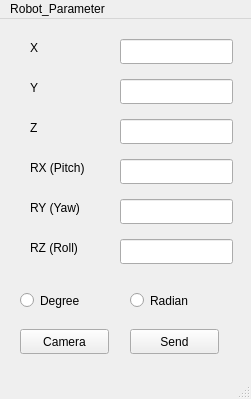
<?xml version="1.0" encoding="UTF-8"?>
<ui version="4.0">
 <class>MainWindow</class>
 <widget class="QMainWindow" name="MainWindow">
  <property name="geometry">
   <rect>
    <x>0</x>
    <y>0</y>
    <width>251</width>
    <height>399</height>
   </rect>
  </property>
  <property name="windowTitle">
   <string>MainWindow</string>
  </property>
  <widget class="QWidget" name="centralwidget">
   <widget class="QLineEdit" name="lineEdit">
    <property name="geometry">
     <rect>
      <x>120</x>
      <y>20</y>
      <width>113</width>
      <height>25</height>
     </rect>
    </property>
    <property name="text">
     <string/>
    </property>
   </widget>
   <widget class="QLineEdit" name="lineEdit_2">
    <property name="geometry">
     <rect>
      <x>120</x>
      <y>60</y>
      <width>113</width>
      <height>25</height>
     </rect>
    </property>
   </widget>
   <widget class="QLineEdit" name="lineEdit_3">
    <property name="geometry">
     <rect>
      <x>120</x>
      <y>100</y>
      <width>113</width>
      <height>25</height>
     </rect>
    </property>
   </widget>
   <widget class="QLineEdit" name="lineEdit_4">
    <property name="geometry">
     <rect>
      <x>120</x>
      <y>140</y>
      <width>113</width>
      <height>25</height>
     </rect>
    </property>
   </widget>
   <widget class="QLineEdit" name="lineEdit_5">
    <property name="geometry">
     <rect>
      <x>120</x>
      <y>180</y>
      <width>113</width>
      <height>25</height>
     </rect>
    </property>
   </widget>
   <widget class="QLineEdit" name="lineEdit_6">
    <property name="geometry">
     <rect>
      <x>120</x>
      <y>220</y>
      <width>113</width>
      <height>25</height>
     </rect>
    </property>
   </widget>
   <widget class="QRadioButton" name="Degree">
    <property name="geometry">
     <rect>
      <x>20</x>
      <y>270</y>
      <width>112</width>
      <height>23</height>
     </rect>
    </property>
    <property name="text">
     <string>Degree</string>
    </property>
   </widget>
   <widget class="QRadioButton" name="Radian">
    <property name="geometry">
     <rect>
      <x>130</x>
      <y>270</y>
      <width>112</width>
      <height>23</height>
     </rect>
    </property>
    <property name="text">
     <string>Radian</string>
    </property>
   </widget>
   <widget class="QPushButton" name="Send">
    <property name="geometry">
     <rect>
      <x>130</x>
      <y>310</y>
      <width>89</width>
      <height>25</height>
     </rect>
    </property>
    <property name="text">
     <string>Send</string>
    </property>
   </widget>
   <widget class="QLabel" name="label">
    <property name="geometry">
     <rect>
      <x>30</x>
      <y>20</y>
      <width>67</width>
      <height>17</height>
     </rect>
    </property>
    <property name="text">
     <string>X</string>
    </property>
   </widget>
   <widget class="QLabel" name="label_2">
    <property name="geometry">
     <rect>
      <x>30</x>
      <y>60</y>
      <width>67</width>
      <height>17</height>
     </rect>
    </property>
    <property name="text">
     <string>Y</string>
    </property>
   </widget>
   <widget class="QLabel" name="label_3">
    <property name="geometry">
     <rect>
      <x>30</x>
      <y>100</y>
      <width>67</width>
      <height>17</height>
     </rect>
    </property>
    <property name="text">
     <string>Z</string>
    </property>
   </widget>
   <widget class="QLabel" name="label_4">
    <property name="geometry">
     <rect>
      <x>30</x>
      <y>140</y>
      <width>67</width>
      <height>17</height>
     </rect>
    </property>
    <property name="text">
     <string>RX (Pitch)</string>
    </property>
   </widget>
   <widget class="QLabel" name="label_5">
    <property name="geometry">
     <rect>
      <x>30</x>
      <y>180</y>
      <width>67</width>
      <height>17</height>
     </rect>
    </property>
    <property name="text">
     <string>RY (Yaw)</string>
    </property>
   </widget>
   <widget class="QLabel" name="label_6">
    <property name="geometry">
     <rect>
      <x>30</x>
      <y>220</y>
      <width>67</width>
      <height>17</height>
     </rect>
    </property>
    <property name="text">
     <string>RZ (Roll)</string>
    </property>
   </widget>
   <widget class="QPushButton" name="Camera">
    <property name="geometry">
     <rect>
      <x>20</x>
      <y>310</y>
      <width>89</width>
      <height>25</height>
     </rect>
    </property>
    <property name="text">
     <string>Camera</string>
    </property>
   </widget>
  </widget>
  <widget class="QStatusBar" name="statusbar"/>
  <widget class="QMenuBar" name="menubar">
   <property name="geometry">
    <rect>
     <x>0</x>
     <y>0</y>
     <width>251</width>
     <height>22</height>
    </rect>
   </property>
   <widget class="QMenu" name="menuRobot_Parameter">
    <property name="title">
     <string>Robot_Parameter</string>
    </property>
   </widget>
   <addaction name="menuRobot_Parameter"/>
  </widget>
 </widget>
 <resources/>
 <connections/>
</ui>
